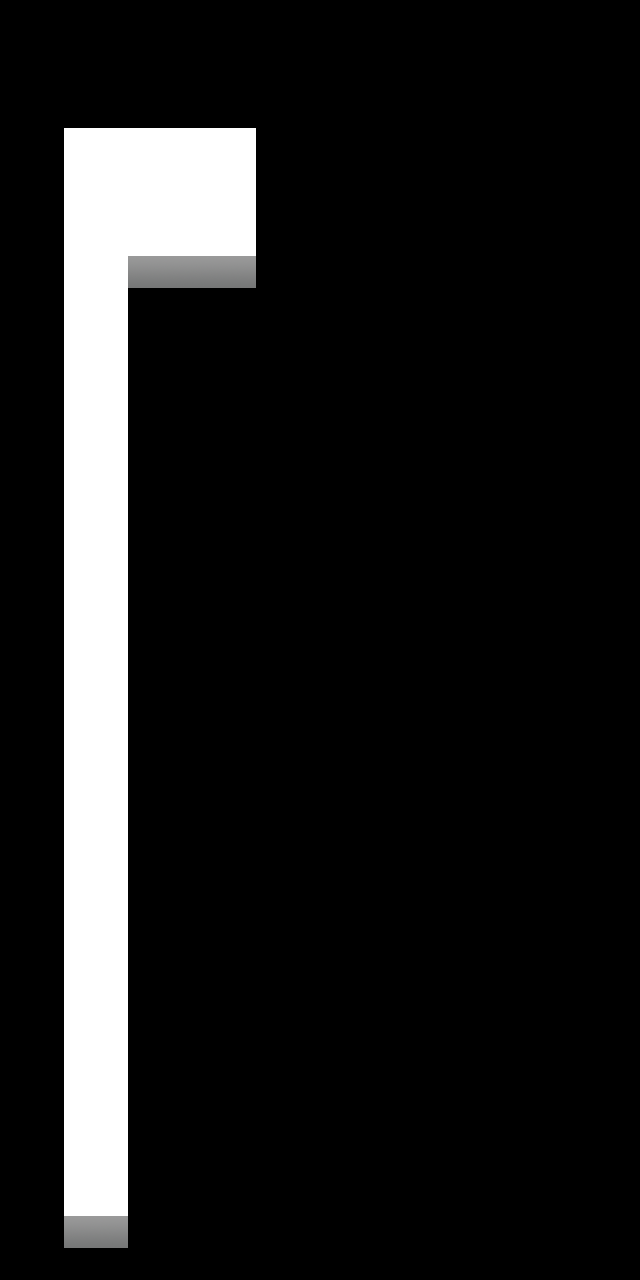

The image is a tile-based game level rendered from a .tmx file. Its description and source (layers, tilesets, objects; grid data summarised) follow:
An orthogonal 10x20 tile map with 64x64 px tiles, 2 tile layers (Background, Ground), 2 tilesets and 8 objects (Goal, StartPosition, Pushable).

<map version="1.0" orientation="orthogonal" width="10" height="20" tilewidth="64" tileheight="64">
 <tileset firstgid="1" name="ground" tilewidth="64" tileheight="64">
  <image source="images/tileset.png" width="256" height="128" />
 </tileset>
 <tileset firstgid="9" name="props" tilewidth="64" tileheight="64">
  <image source="images/tileset2.png" width="320" height="128" />
 </tileset>
 <layer name="Background" width="10" height="20">
  <data>[200 cells, 3 non-empty, 1 distinct tile ids]</data>
 </layer>
 <layer name="Ground" width="10" height="20">
  <data>[200 cells, 24 non-empty, 2 distinct tile ids]</data>
 </layer>
 <objectgroup name="Props" width="10" height="20">
  <object name="Goal" type="Goal" x="160" y="160" width="64" height="64" />
  <object name="Start" type="StartPosition" x="64" y="1152" width="64" height="64" />
  <object name="The Block" type="Pushable" gid="18" x="64" y="1092" />
 </objectgroup>
 <objectgroup name="ToggleBlock" width="10" height="20">
  <object gid="12" x="64" y="1024" width="64" height="64">
   <properties>
    <property name="triggerId" value="block1" />
   </properties>
  </object>
  <object gid="12" x="64" y="832" width="64" height="64">
   <properties>
    <property name="triggerId" value="block2" />
   </properties>
  </object>
  <object gid="12" x="64" y="640" width="64" height="64">
   <properties>
    <property name="triggerId" value="block3" />
   </properties>
  </object>
  <object gid="12" x="64" y="448" width="64" height="64">
   <properties>
    <property name="triggerId" value="block4" />
   </properties>
  </object>
  <object gid="12" x="64" y="256" width="64" height="64">
   <properties>
    <property name="triggerId" value="block5" />
   </properties>
  </object>
 </objectgroup>
</map>
